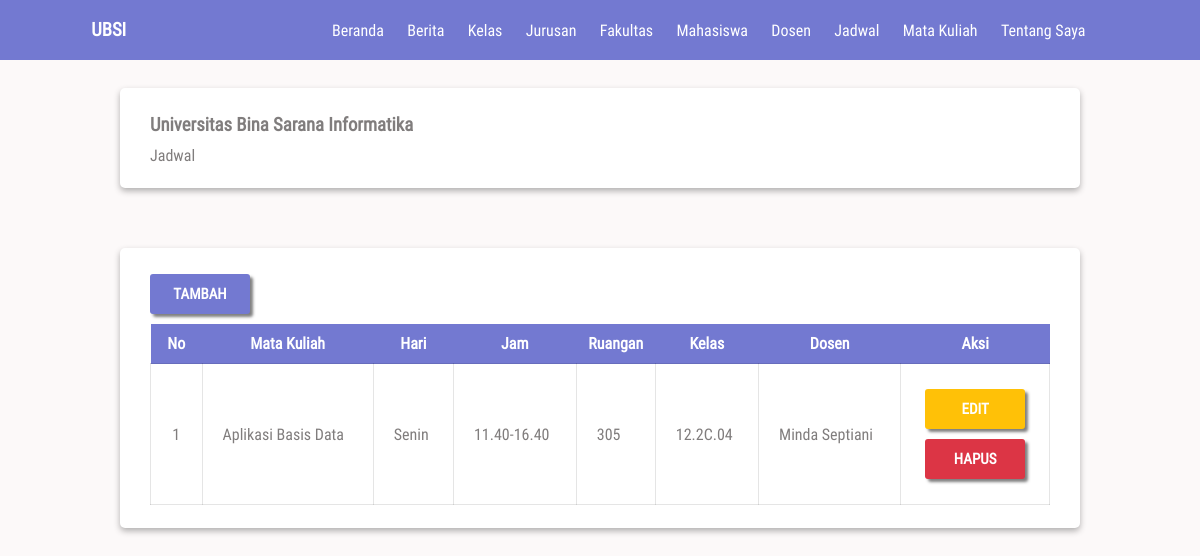
/views/admin/jadwal.php (signed in), run on the app's committed database.
### tables this page shows
CREATE TABLE `jadwalpelajaran` (
  `idJadwal` char(15) NOT NULL,
  `idMatkul` char(15) NOT NULL,
  `hari` varchar(25) NOT NULL,
  `jam` varchar(15) NOT NULL,
  `ruangan` varchar(25) NOT NULL,
  `idKelas` char(15) NOT NULL,
  `idDosen` char(15) NOT NULL,
  PRIMARY KEY (`idJadwal`),
  KEY `jadwalpelajaran_ibfk_1` (`idMatkul`),
  KEY `jadwalpelajaran_ibfk_2` (`idKelas`),
  KEY `jadwalpelajaran_ibfk_3` (`idDosen`),
  CONSTRAINT `jadwalpelajaran_ibfk_1` FOREIGN KEY (`idMatkul`) REFERENCES `matakuliah` (`idMatkul`) ON DELETE CASCADE ON UPDATE CASCADE,
  CONSTRAINT `jadwalpelajaran_ibfk_2` FOREIGN KEY (`idKelas`) REFERENCES `kelas` (`idKelas`) ON DELETE CASCADE ON UPDATE CASCADE,
  CONSTRAINT `jadwalpelajaran_ibfk_3` FOREIGN KEY (`idDosen`) REFERENCES `dosen` (`idDosen`) ON DELETE CASCADE ON UPDATE CASCADE
);

CREATE TABLE `matakuliah` (
  `idMatkul` char(15) NOT NULL,
  `namaMatkul` varchar(50) NOT NULL,
  `idDosen` char(15) DEFAULT NULL,
  PRIMARY KEY (`idMatkul`),
  KEY `matakuliah_ibfk_1` (`idDosen`),
  CONSTRAINT `matakuliah_ibfk_1` FOREIGN KEY (`idDosen`) REFERENCES `dosen` (`idDosen`) ON DELETE CASCADE ON UPDATE CASCADE
);

CREATE TABLE `kelas` (
  `idKelas` char(15) NOT NULL,
  `namaKelas` varchar(50) NOT NULL,
  PRIMARY KEY (`idKelas`)
);

CREATE TABLE `dosen` (
  `idDosen` char(15) NOT NULL,
  `NIP` char(20) NOT NULL,
  `password` varchar(25) NOT NULL,
  `nama` varchar(25) NOT NULL,
  `alamat` varchar(100) NOT NULL,
  `email` varchar(50) NOT NULL,
  `noTelepon` char(15) NOT NULL,
  `idKelas` char(15) DEFAULT NULL,
  `keterangan` varchar(10) NOT NULL DEFAULT 'dosen',
  PRIMARY KEY (`idDosen`),
  KEY `dosen_ibfk_2` (`idKelas`),
  CONSTRAINT `dosen_ibfk_2` FOREIGN KEY (`idKelas`) REFERENCES `kelas` (`idKelas`) ON DELETE CASCADE ON UPDATE CASCADE
);

### views/admin/jadwal.php (the view, shortened to what this page needs)
<?php
include('../../component/koneksi.php');
include('../umum/menu.php');
$query = mysqli_query($kon, "SELECT * FROM jadwalPelajaran, mataKuliah, kelas, dosen WHERE jadwalPelajaran.idMatkul = mataKuliah.idMatkul AND jadwalPelajaran.idKelas = kelas.idKelas AND jadwalPelajaran.idDosen = dosen.idDosen");
$no = 0;
if (mysqli_num_rows($query) > 0) {
  while ($row = mysqli_fetch_array($query)) {
    $no++;
    $tr.="
          <tr>
            <td>$no</td>
            <td>{$row['namaMatkul']}</td>
            <td>{$row['hari']}</td>
            <td>{$row['jam']}</td>
            <td>{$row['ruangan']}</td>
            <td>{$row['namaKelas']}</td>
            <td>{$row['nama']}</td>
            <td>
              <div class='row'>
                <a href='edit-jadwal.php?id={$row['idJadwal']}' class='btn bg-warning'>Edit</a>
                <a href='hapus_jadwal.php?id={$row['idJadwal']}' class='btn bg-danger'>Hapus</a>
              </div>
            </td>
          </tr>
    ";
  }
} else {
  $info = "
          <tr>
            <td colspan='100'>Data Masing Kosong</td>
          </tr>
  ";
}
?>
<!DOCTYPE html>
<html lang="en">
<head>
  <link rel="stylesheet" href="../../public/css/style.css">
</head>
<body>
  <nav>
    <h3 class="logo">ubsi</h3>
    <?= $menu; ?>
  </nav>
  <div class="container top-28">
    <div class="card">
      <div class="card-body">
        <h3>Universitas Bina Sarana Informatika</h3>
        <p>Jadwal</p>
      </div>
    </div>
    <div class="card">
      <div class="card-body">
        <div class="row">
          <a href="tambah-jadwal.php" class="btn bottom">Tambah</a>
        </div>
        <table class="table">
          <tr>
            <th>No</th>
            <th>Mata Kuliah</th>
            <th>Hari</th>
            <th>Jam</th>
            <th>Ruangan</th>
            <th>Kelas</th>
            <th>Dosen</th>
            <th>Aksi</th>
          </tr>
          <?= $tr; ?>
        </table>
      </div>
    </div>
  </div>
</body>
</html>

### public/css/style.css (style rules this page uses)
* { padding: 0; margin: 0; font-family: 'roboto', serif; }
body { background-color: #FCF9F9; color: #807D7D; }
.container { width: 80%; margin: 10px auto; }
.top-28 { margin-top: 28px; }
.bottom { margin-bottom: 10px; }
a.bg-danger { background-color: #dc3545; }
a.bg-warning { background-color: #ffc107; }
.btn { width: 100px; height: 40px; display: flex; font-size: 15px; justify-content: center; align-items: center; background-color: #7379D1; text-transform: uppercase; text-decoration: none; border-radius: 3px; font-weight: 900; outline: none; border: 0; color: #FFFFFF; -webkit-border-radius: 3px; -moz-border-radius: 3px; -ms-border-radius: 3px; -o-border-radius: 3px; box-shadow: 3px 3px 3px rgba(0, 0, 0, .5); cursor: pointer; }
nav { height: 60px; background-color: #7379D1; display: flex; justify-content: space-around; align-items: center; color: #fff; }
nav .logo { text-transform: uppercase; font-weight: bolder; }
.card { background-color: #fff; box-shadow: 0 3px 6px rgba(0, 0, 0, .3); border-radius: 5px; -webkit-border-radius: 5px; -moz-border-radius: 5px; -ms-border-radius: 5px; -o-border-radius: 5px; margin-bottom: 60px; }
.card-body { padding: 26px 30px 23px 30px; }
.card-body h3 { margin-bottom: 10px; }
.table { border-collapse: collapse; width: 100%; }
.table tr th { padding: 10px; background-color: #7379D1; color: #fff; }
.table tr td { padding: 20px; border: 1px solid rgba(0, 0, 0, .1); }
.table tr td:first-child { text-align: center; }
.table tr:nth-child(odd) { background-color: rgba(0, 0, 0, .1); }
.row { width: 100%; display: flex; justify-content: space-between; flex-wrap: wrap; }
.table tr td .row { flex-direction: column; }
.table tr td .row a { margin: 5px auto; }

### data on the page
jadwalpelajaran: idMatkul.namaMatkul "Aplikasi Basis Data", hari "Senin", jam "11.40-16.40", ruangan "305", idKelas.namaKelas "12.2C.04", idDosen.nama "Minda Septiani"
